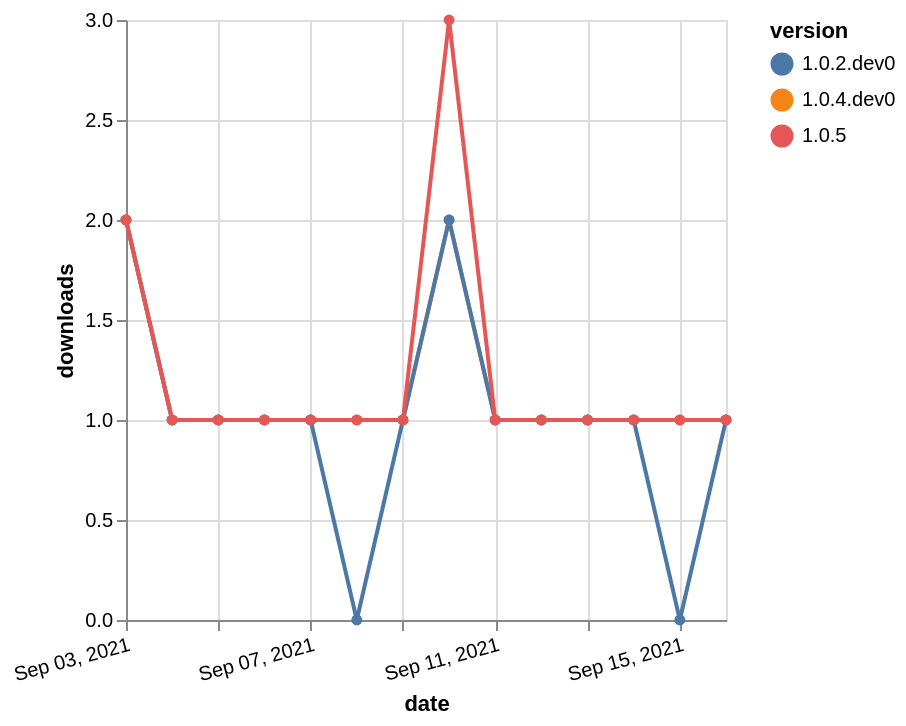

Here is the Vega-Lite specification saved for this chart:
### Vega-Lite specification from a JSON file in a GitHub repository (floating-point values rounded to 4 significant figures)
{"$schema": "https://vega.github.io/schema/vega-lite/v5.json", "description": "A simple bar chart with embedded data.", "data": {"values": [{"date": "2021-09-03", "total": 124, "delta": 2, "version": "1.0.4.dev0"}, {"date": "2021-09-04", "total": 125, "delta": 1, "version": "1.0.4.dev0"}, {"date": "2021-09-05", "total": 126, "delta": 1, "version": "1.0.4.dev0"}, {"date": "2021-09-06", "total": 127, "delta": 1, "version": "1.0.4.dev0"}, {"date": "2021-09-07", "total": 128, "delta": 1, "version": "1.0.4.dev0"}, {"date": "2021-09-08", "total": 129, "delta": 1, "version": "1.0.4.dev0"}, {"date": "2021-09-09", "total": 130, "delta": 1, "version": "1.0.4.dev0"}, {"date": "2021-09-10", "total": 132, "delta": 2, "version": "1.0.4.dev0"}, {"date": "2021-09-11", "total": 133, "delta": 1, "version": "1.0.4.dev0"}, {"date": "2021-09-12", "total": 134, "delta": 1, "version": "1.0.4.dev0"}, {"date": "2021-09-13", "total": 135, "delta": 1, "version": "1.0.4.dev0"}, {"date": "2021-09-14", "total": 136, "delta": 1, "version": "1.0.4.dev0"}, {"date": "2021-09-15", "total": 137, "delta": 1, "version": "1.0.4.dev0"}, {"date": "2021-09-16", "total": 138, "delta": 1, "version": "1.0.4.dev0"}, {"date": "2021-09-03", "total": 121, "delta": 2, "version": "1.0.2.dev0"}, {"date": "2021-09-04", "total": 122, "delta": 1, "version": "1.0.2.dev0"}, {"date": "2021-09-05", "total": 123, "delta": 1, "version": "1.0.2.dev0"}, {"date": "2021-09-06", "total": 124, "delta": 1, "version": "1.0.2.dev0"}, {"date": "2021-09-07", "total": 125, "delta": 1, "version": "1.0.2.dev0"}, {"date": "2021-09-08", "total": 125, "delta": 0, "version": "1.0.2.dev0"}, {"date": "2021-09-09", "total": 126, "delta": 1, "version": "1.0.2.dev0"}, {"date": "2021-09-10", "total": 128, "delta": 2, "version": "1.0.2.dev0"}, {"date": "2021-09-11", "total": 129, "delta": 1, "version": "1.0.2.dev0"}, {"date": "2021-09-12", "total": 130, "delta": 1, "version": "1.0.2.dev0"}, {"date": "2021-09-13", "total": 131, "delta": 1, "version": "1.0.2.dev0"}, {"date": "2021-09-14", "total": 132, "delta": 1, "version": "1.0.2.dev0"}, {"date": "2021-09-15", "total": 132, "delta": 0, "version": "1.0.2.dev0"}, {"date": "2021-09-16", "total": 133, "delta": 1, "version": "1.0.2.dev0"}, {"date": "2021-09-03", "total": 111, "delta": 2, "version": "1.0.5"}, {"date": "2021-09-04", "total": 112, "delta": 1, "version": "1.0.5"}, {"date": "2021-09-05", "total": 113, "delta": 1, "version": "1.0.5"}, {"date": "2021-09-06", "total": 114, "delta": 1, "version": "1.0.5"}, {"date": "2021-09-07", "total": 115, "delta": 1, "version": "1.0.5"}, {"date": "2021-09-08", "total": 116, "delta": 1, "version": "1.0.5"}, {"date": "2021-09-09", "total": 117, "delta": 1, "version": "1.0.5"}, {"date": "2021-09-10", "total": 120, "delta": 3, "version": "1.0.5"}, {"date": "2021-09-11", "total": 121, "delta": 1, "version": "1.0.5"}, {"date": "2021-09-12", "total": 122, "delta": 1, "version": "1.0.5"}, {"date": "2021-09-13", "total": 123, "delta": 1, "version": "1.0.5"}, {"date": "2021-09-14", "total": 124, "delta": 1, "version": "1.0.5"}, {"date": "2021-09-15", "total": 125, "delta": 1, "version": "1.0.5"}, {"date": "2021-09-16", "total": 126, "delta": 1, "version": "1.0.5"}]}, "width": "container", "mark": {"type": "line", "point": {"filled": true}}, "encoding": {"x": {"field": "date", "type": "temporal", "timeUnit": "yearmonthdate", "title": "date", "axis": {"labelAngle": -15}}, "y": {"field": "delta", "type": "quantitative", "title": "downloads"}, "color": {"field": "version", "type": "nominal"}, "tooltip": {"field": "delta"}}}
